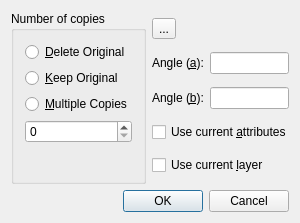
<?xml version="1.0" encoding="UTF-8"?>
<ui version="4.0">
 <class>QG_DlgRotate2</class>
 <widget class="QDialog" name="QG_DlgRotate2">
  <property name="geometry">
   <rect>
    <x>0</x>
    <y>0</y>
    <width>300</width>
    <height>223</height>
   </rect>
  </property>
  <property name="sizePolicy">
   <sizepolicy hsizetype="Minimum" vsizetype="Minimum">
    <horstretch>0</horstretch>
    <verstretch>0</verstretch>
   </sizepolicy>
  </property>
  <property name="minimumSize">
   <size>
    <width>300</width>
    <height>190</height>
   </size>
  </property>
  <property name="windowTitle">
   <string>Rotate Two Options</string>
  </property>
  <layout class="QGridLayout">
   <item row="1" column="0" colspan="2">
    <widget class="QDialogButtonBox" name="buttonBox">
     <property name="standardButtons">
      <set>QDialogButtonBox::Cancel|QDialogButtonBox::Ok</set>
     </property>
    </widget>
   </item>
   <item row="0" column="0">
    <widget class="QGroupBox" name="bgNumber">
     <property name="title">
      <string>Number of copies</string>
     </property>
     <layout class="QVBoxLayout">
      <item>
       <widget class="QRadioButton" name="rbMove">
        <property name="sizePolicy">
         <sizepolicy hsizetype="Minimum" vsizetype="Preferred">
          <horstretch>0</horstretch>
          <verstretch>0</verstretch>
         </sizepolicy>
        </property>
        <property name="minimumSize">
         <size>
          <width>0</width>
          <height>18</height>
         </size>
        </property>
        <property name="text">
         <string>&amp;Delete Original</string>
        </property>
       </widget>
      </item>
      <item>
       <widget class="QRadioButton" name="rbCopy">
        <property name="sizePolicy">
         <sizepolicy hsizetype="Minimum" vsizetype="Preferred">
          <horstretch>0</horstretch>
          <verstretch>0</verstretch>
         </sizepolicy>
        </property>
        <property name="minimumSize">
         <size>
          <width>0</width>
          <height>18</height>
         </size>
        </property>
        <property name="text">
         <string>&amp;Keep Original</string>
        </property>
       </widget>
      </item>
      <item>
       <widget class="QRadioButton" name="rbMultiCopy">
        <property name="sizePolicy">
         <sizepolicy hsizetype="Minimum" vsizetype="Preferred">
          <horstretch>0</horstretch>
          <verstretch>0</verstretch>
         </sizepolicy>
        </property>
        <property name="minimumSize">
         <size>
          <width>0</width>
          <height>18</height>
         </size>
        </property>
        <property name="text">
         <string>&amp;Multiple Copies</string>
        </property>
       </widget>
      </item>
      <item>
       <widget class="QSpinBox" name="sbNumber"/>
      </item>
      <item>
       <spacer name="spacer7">
        <property name="orientation">
         <enum>Qt::Vertical</enum>
        </property>
        <property name="sizeType">
         <enum>QSizePolicy::Expanding</enum>
        </property>
        <property name="sizeHint" stdset="0">
         <size>
          <width>20</width>
          <height>21</height>
         </size>
        </property>
       </spacer>
      </item>
     </layout>
    </widget>
   </item>
   <item row="0" column="1">
    <layout class="QVBoxLayout">
     <item>
      <widget class="QToolButton" name="toolButton">
       <property name="text">
        <string>...</string>
       </property>
       <property name="icon">
        <iconset resource="../../../res/extui/extui.qrc">
         <normaloff>:/extui/dlgmodifyrotate2.png</normaloff>:/extui/dlgmodifyrotate2.png</iconset>
       </property>
       <property name="iconSize">
        <size>
         <width>80</width>
         <height>80</height>
        </size>
       </property>
      </widget>
     </item>
     <item>
      <layout class="QHBoxLayout">
       <item>
        <widget class="QLabel" name="lAngle1">
         <property name="text">
          <string>Angle (&amp;a):</string>
         </property>
         <property name="wordWrap">
          <bool>false</bool>
         </property>
         <property name="buddy">
          <cstring>leAngle1</cstring>
         </property>
        </widget>
       </item>
       <item>
        <widget class="QLineEdit" name="leAngle1"/>
       </item>
      </layout>
     </item>
     <item>
      <layout class="QHBoxLayout">
       <item>
        <widget class="QLabel" name="lAngle2">
         <property name="text">
          <string>Angle (&amp;b):</string>
         </property>
         <property name="wordWrap">
          <bool>false</bool>
         </property>
         <property name="buddy">
          <cstring>leAngle2</cstring>
         </property>
        </widget>
       </item>
       <item>
        <widget class="QLineEdit" name="leAngle2"/>
       </item>
      </layout>
     </item>
     <item>
      <widget class="QCheckBox" name="cbCurrentAttributes">
       <property name="text">
        <string>Use current &amp;attributes</string>
       </property>
      </widget>
     </item>
     <item>
      <widget class="QCheckBox" name="cbCurrentLayer">
       <property name="text">
        <string>Use current &amp;layer</string>
       </property>
      </widget>
     </item>
    </layout>
   </item>
  </layout>
 </widget>
 <layoutdefault spacing="6" margin="11"/>
 <resources>
  <include location="../../../res/extui/extui.qrc"/>
 </resources>
 <connections>
  <connection>
   <sender>buttonBox</sender>
   <signal>accepted()</signal>
   <receiver>QG_DlgRotate2</receiver>
   <slot>accept()</slot>
   <hints>
    <hint type="sourcelabel">
     <x>227</x>
     <y>266</y>
    </hint>
    <hint type="destinationlabel">
     <x>20</x>
     <y>20</y>
    </hint>
   </hints>
  </connection>
  <connection>
   <sender>buttonBox</sender>
   <signal>rejected()</signal>
   <receiver>QG_DlgRotate2</receiver>
   <slot>reject()</slot>
   <hints>
    <hint type="sourcelabel">
     <x>227</x>
     <y>266</y>
    </hint>
    <hint type="destinationlabel">
     <x>20</x>
     <y>20</y>
    </hint>
   </hints>
  </connection>
 </connections>
</ui>
